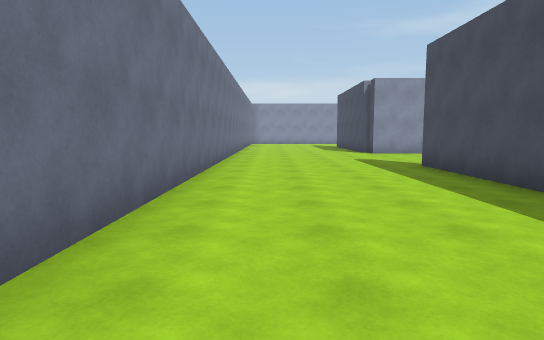
[1] (above)

24 first-person views from a walk through a scene from a Unity 3-D project. The camera is 1.4 m above the floor, tilts 6° down and sees 75° across. The floor is counted in squares, 2 m on a side. Each view is taken from the middle of a square. On the plan, view 1 faces up. The plan holds only what a view shows up to about 11 squares ahead; the rest is blank. The place goes on beyond the plan. The player is left out.

[2]
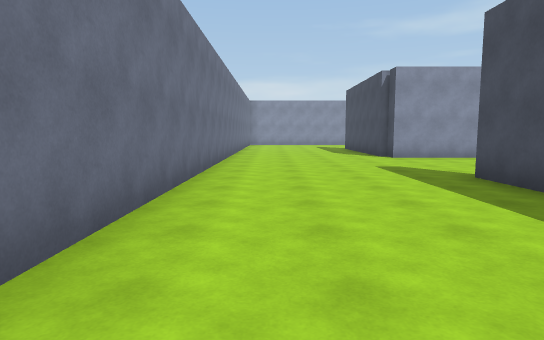

[3]
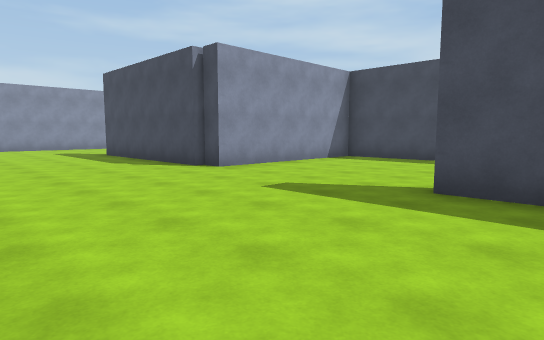

[4]
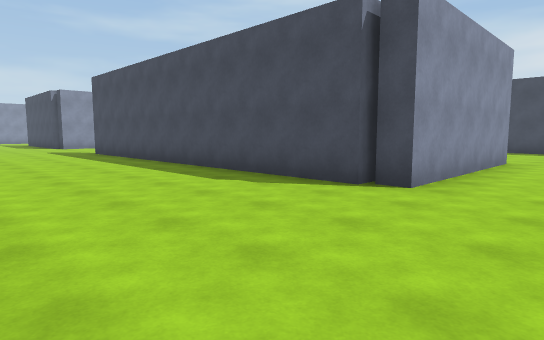

[5]
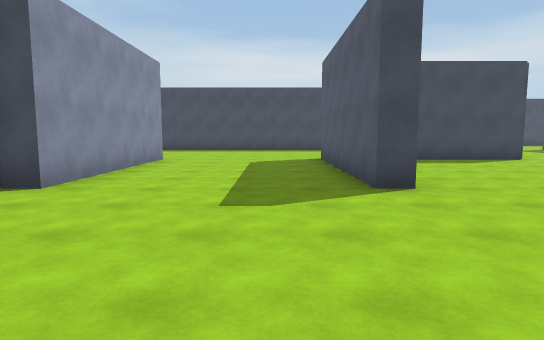

[6]
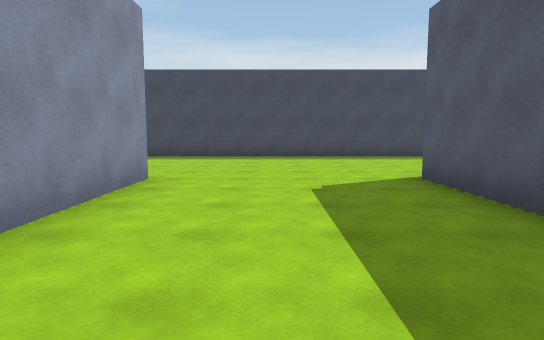

[7]
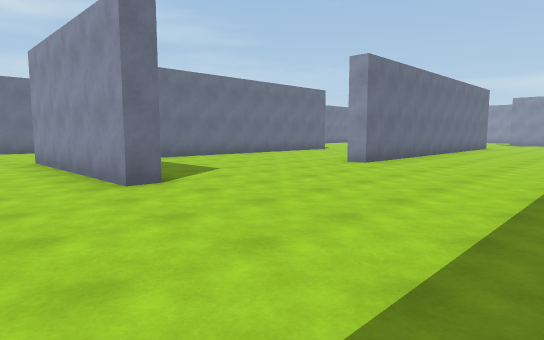

[8]
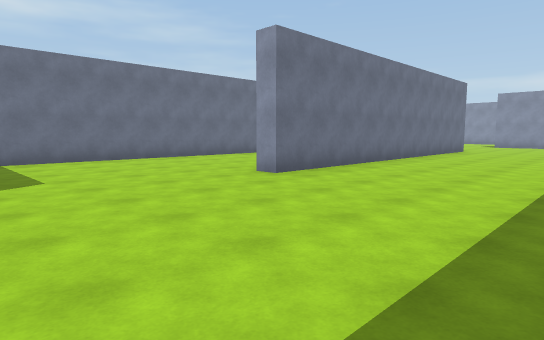

[9]
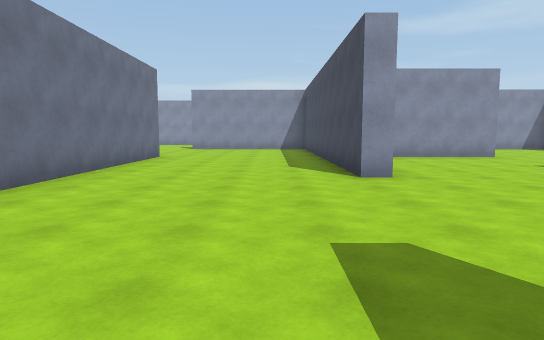

[10]
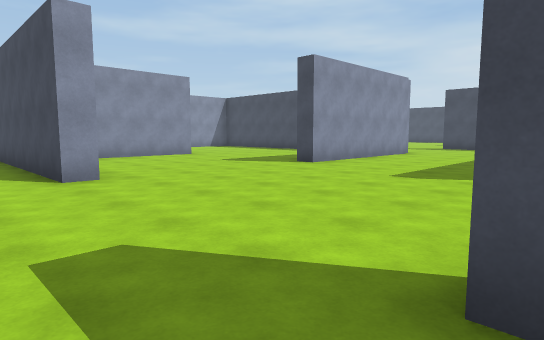

[11]
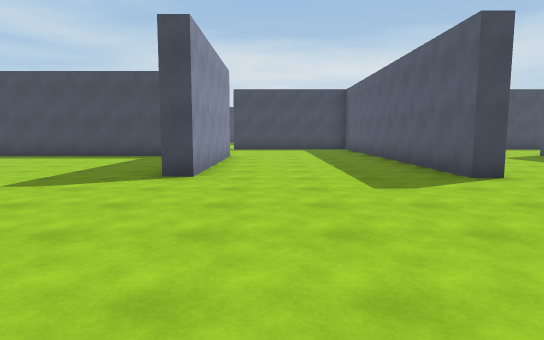

[12]
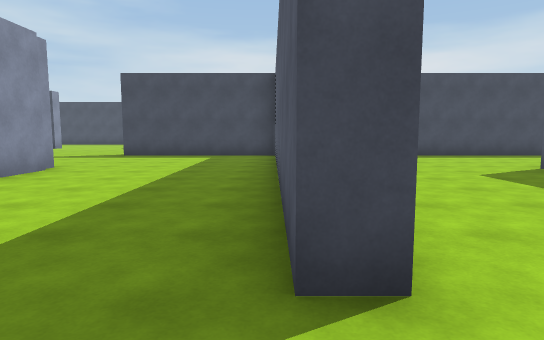

[13]
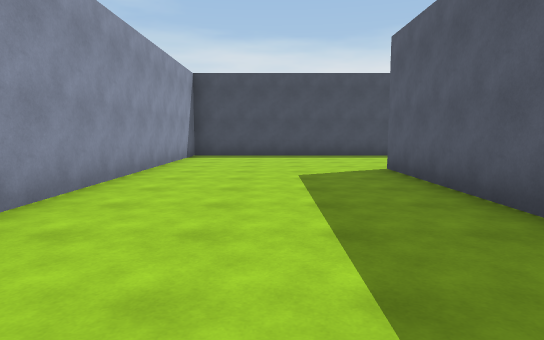

[14]
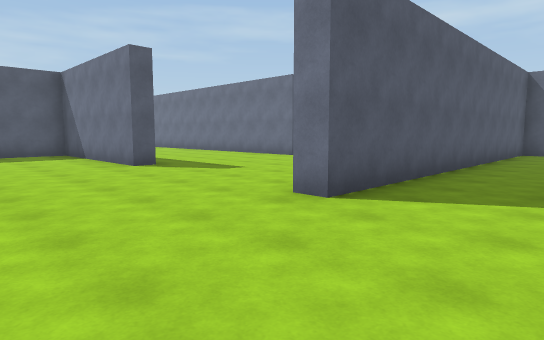

[15]
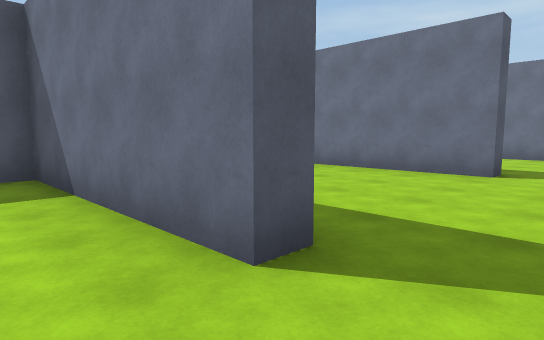

[16]
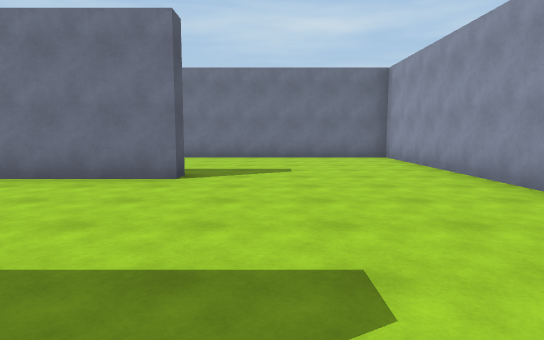

[17]
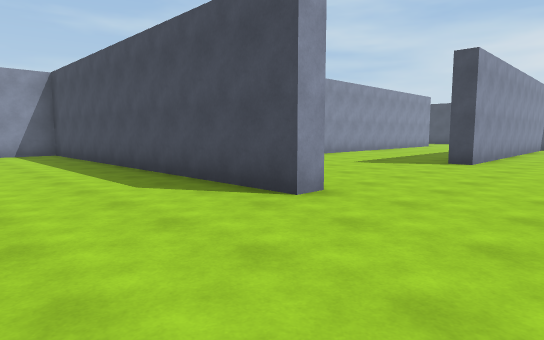

[18]
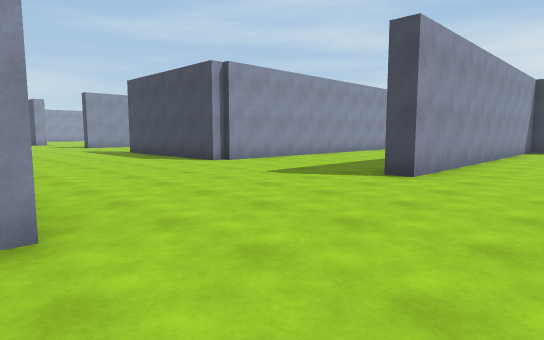

[19]
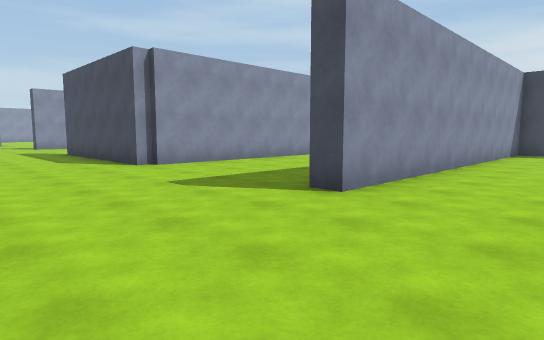

[20]
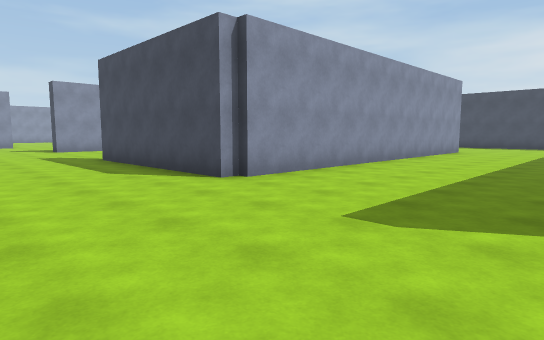

[21]
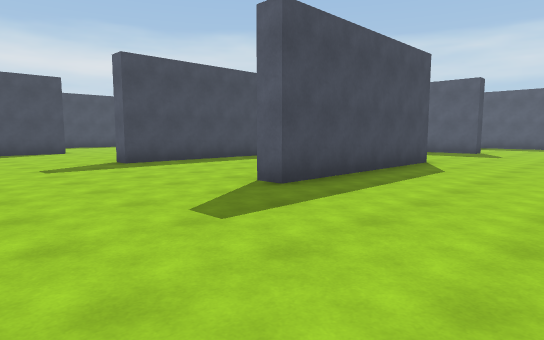

[22]
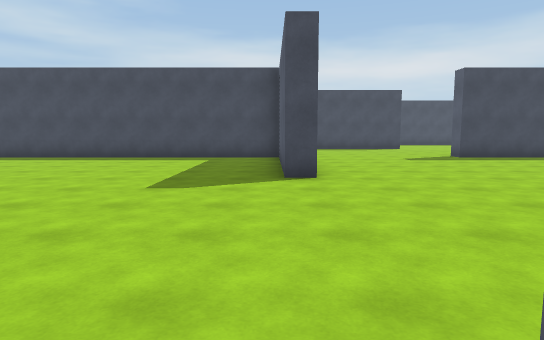

[23]
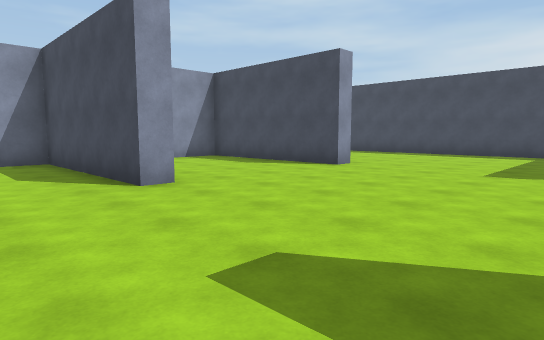

[24]
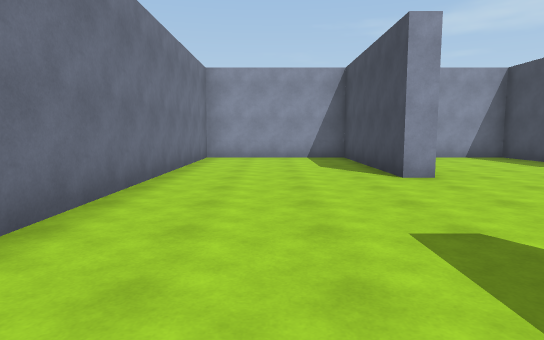

### Floor plan
Points are (right, up) in squares from view 1. A wall is a line through its corners. A room is listed if a view was taken in it or the views show most of it. See-through windows are left out.
Room 1 (views 1, 2, 3, 4, 5, 6, 7, 8, 9, 10, 11, 12, 13, 14, 15, 16, 17, 18, 19, 20, 21, 22, 23, 24)
walls: (18.5, 2.4) (18.5, 2.9) (25.6, 2.9); (19.9, -2.8) (13.9, -2.8) (13.9, -8.5); (23.6, 7.2) (18.6, 7.2) (18.6, 7.8); (13.9, -2.3) (23.8, -2.3) (23.8, -2.8); (28, 2.9) (28, 7.6); (23.7, 9.2) (23.7, 14.2); (14, 7.5) (13.4, 7.5) (13.4, 13.1); (18.1, -7.3) (18.6, -7.3) (18.6, -10.5); (23.2, -7.3) (23.8, -7.3) (23.8, -10.5); (18.5, 12.2) (15.5, 12.2); (8.4, -2.5) (8.4, -3.1) (3.4, -3.1) (3.4, -2.5); (28.6, -7.4) (28, -7.4) (28, 2.4) (20, 2.4); (13.4, -9.5) (13.4, -1.2); (28.6, 12.5) (28, 12.5) (28, 17.1) (24.2, 17.1) (24.2, 9.2); (8.2, 9.4) (8.2, 11.9) (3.4, 11.9) (3.4, 12.5); (33.5, 7.2) (33.5, 7.8) (38.1, 7.8) (38.1, 15.8); (33.8, -2.5) (33.3, -2.5) (33.3, 2.5) (33.9, 2.5); (8.7, 12.5) (8.7, 2.4) (8.1, 2.4); (3.7, 4.4) (3.7, -0.9); (33.1, 12.5) (32.6, 12.5) (32.6, 17.1) (30.6, 17.1); (3.8, -2.5) (3.2, -2.5) (3.2, 7.6); (8.2, -10.5) (8.2, -9.8); (38.1, -1.5) (38.1, 2.6) (38.6, 2.6); (3.4, -7.9) (3.4, -7.3) (8.5, -7.3); (3.2, 12.5) (3.2, 17.5); (41.4, -2.8) (33.6, -2.8); (43.3, 3.6) (43.3, 4.2); (-1.2, 13) (-1.2, 1.5); (43.1, -8.4) (43.1, -7.6) (33.5, -7.6) (33.5, -7.1)

Where each view was taken, in squares from view 1:
view 1: 0 up, 0 right, facing up
view 2: 2 up, 0 right, facing up
view 3: 6 up, 1 left, facing up-right
view 4: 5 down, 1 left, facing up-right
view 5: 6 down, 1 left, facing right
view 6: 5 down, 3 right, facing right
view 7: 5 down, 13 right, facing up-left
view 8: 2 down, 13 right, facing up-left
view 9: 2 up, 12 right, facing up
view 10: 2 up, 12 right, facing up-right
view 11: 6 up, 13 right, facing right
view 12: 3 up, 17 right, facing right
view 13: 0 up, 17 right, facing right
view 14: 0 up, 27 right, facing down-left
view 15: 6 down, 25 right, facing down-left
view 16: 6 down, 24 right, facing left
view 17: 10 down, 25 right, facing up-right
view 18: 10 down, 28 right, facing up-right
view 19: 10 down, 30 right, facing up-right
view 20: 7 down, 30 right, facing up-right
view 21: 6 up, 30 right, facing down-right
view 22: 8 up, 28 right, facing right
view 23: 8 up, 26 right, facing up-right
view 24: 7 up, 26 right, facing up
